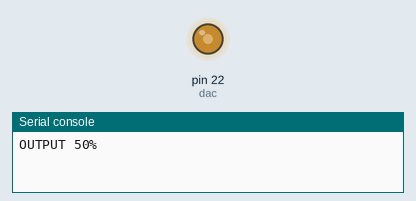
Recording of a program running on a simulated MicroPython board. Parts: output pins drawn as LEDs (lit = HIGH), the last lines printed to the serial console.

Above: at 0.05 s.
At 19.95 s:
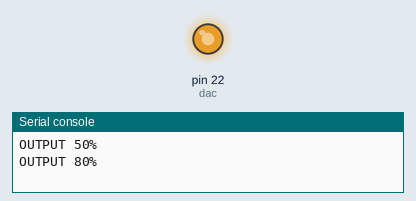
Timing chart, 0 to 26.0 s (numbered marks = the images above):
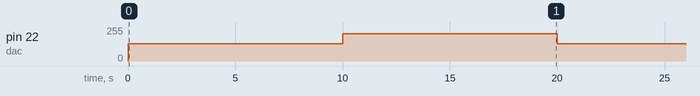

The program:

dac1.py
```python
# (licence header left out)
from machine import DAC
import time

dac = DAC('P22')        # create a DAC object
while True:
    print("OUTPUT 50%")
    dac.write(0.5)                  # set output to 50%
    time.sleep(10)
    print("OUTPUT 80%")
    dac.write(0.8)                  # set output to 80%
    time.sleep(10)
```

Measured:
- by itself, pin 22 (dac): alternates 204/255 for 10.0 s and 128/255 for 10.0 s
